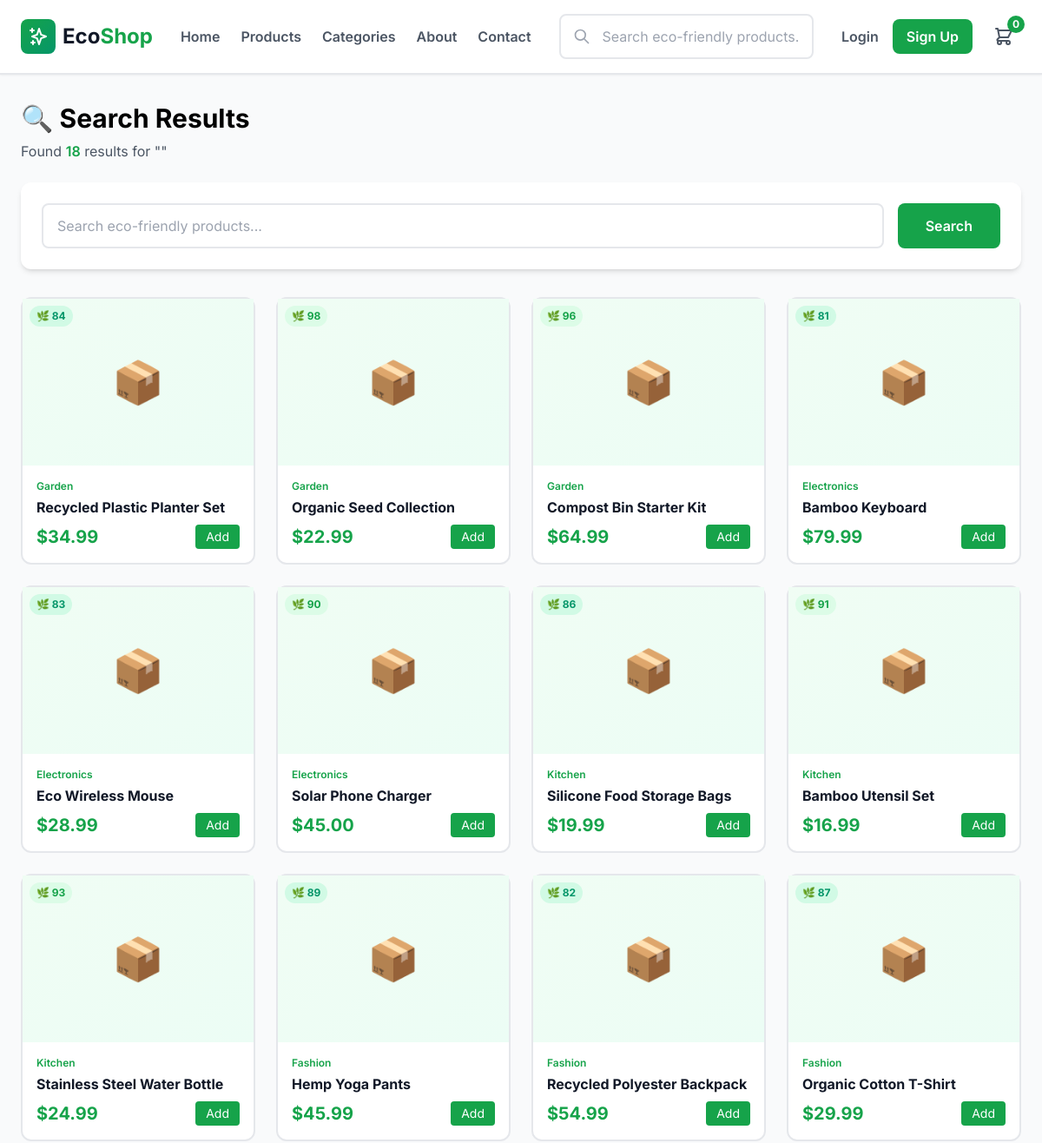
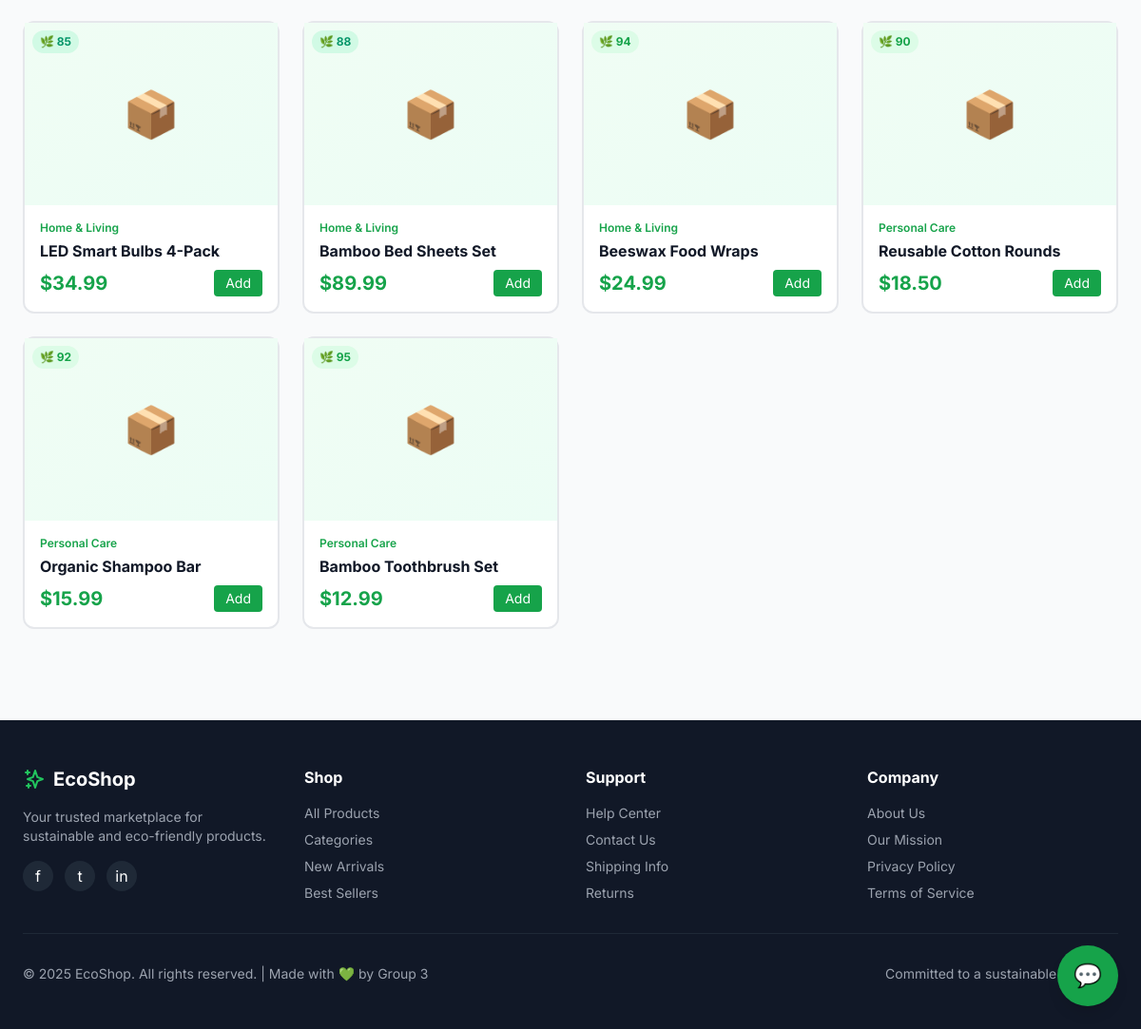
The app's page /products/search/ with its own data (2 pictures, top to bottom).
### products/models.py (models this page shows, shortened)
class Product(models.Model):
    name = models.CharField(max_length=255)
    slug = models.SlugField(max_length=255, unique=True, blank=True)
    description = models.TextField()
    category = models.ForeignKey(Category, on_delete=models.CASCADE, related_name='products')
    seller = models.ForeignKey(settings.AUTH_USER_MODEL, on_delete=models.CASCADE, related_name='products')
    price = models.DecimalField(max_digits=10, decimal_places=2)
    compare_price = models.DecimalField(max_digits=10, decimal_places=2, blank=True, null=True)
    stock = models.IntegerField(default=0)
    eco_score = models.IntegerField(
        validators=[MinValueValidator(1), MaxValueValidator(100)],
        help_text="Sustainability score from 1 to 100"
    )
    eco_certifications = models.CharField(max_length=255, blank=True, help_text="e.g., Organic, Fair Trade")
    carbon_footprint = models.DecimalField(max_digits=10, decimal_places=2, default=0.00, help_text="CO2 in kg")
    recyclable = models.BooleanField(default=False)
    biodegradable = models.BooleanField(default=False)
    image = models.ImageField(upload_to='products/')
    image2 = models.ImageField(upload_to='products/', blank=True, null=True)
    image3 = models.ImageField(upload_to='products/', blank=True, null=True)
    is_active = models.BooleanField(default=True)
    is_featured = models.BooleanField(default=False)
    views_count = models.IntegerField(default=0)
    created_at = models.DateTimeField(auto_now_add=True)
    updated_at = models.DateTimeField(auto_now=True)
    class Meta:
        verbose_name = 'Product'
        verbose_name_plural = 'Products'
        ordering = ['-created_at']

class Category(models.Model):
    name = models.CharField(max_length=100, unique=True)
    slug = models.SlugField(max_length=100, unique=True, blank=True)
    icon = models.CharField(max_length=10, default='📦')  # Emoji icon
    description = models.TextField(blank=True)
    image = models.ImageField(upload_to='categories/', blank=True, null=True)
    created_at = models.DateTimeField(auto_now_add=True)
    updated_at = models.DateTimeField(auto_now=True)
    class Meta:
        verbose_name = 'Category'
        verbose_name_plural = 'Categories'
        ordering = ['name']

### products/views.py (the view, shortened to what this page needs)
# urls.py: path('search/', views.product_search_view, name='search'),
def product_search_view(request):
    form = ProductSearchForm(request.GET or None)
    products = Product.objects.filter(is_active=True)
    if request.user.is_authenticated:
        track_user_activity(request, 'Product Search')
    context = {
        'form': form,
        'products': products,
        'search_query': request.GET.get('query', ''),
        'categories': Category.objects.all(),
    }
    return render(request, 'products/search_results.html', context)

### core/context_processors.py (called while the page is built)
def cart_count(request):
    cart_count = 0
    if request.user.is_authenticated:
        try:
            cart = Cart.objects.get(user=request.user)
            cart_count = cart.total_items
        except Cart.DoesNotExist:
            cart_count = 0
    elif 'cart_session_key' in request.session:
        try:
            cart = Cart.objects.get(session_key=request.session['cart_session_key'])
            cart_count = cart.total_items
        except Cart.DoesNotExist:
            cart_count = 0
    return {
        'cart_count': cart_count
    }

### templates/products/search_results.html (shortened to what this page needs)
{% extends 'base.html' %}
{% block content %}
<div class="max-w-7xl mx-auto px-6 py-8">
    <div class="mb-6">
        <h1 class="text-3xl font-bold mb-2">🔍 Search Results</h1>
        <p class="text-gray-600">
            {% if products %}
                Found <span class="font-semibold text-green-600">{{ products|length }}</span> results for ""
            {% else %}
                No results for "<span class="font-semibold">{{ query }}</span>"
            {% endif %}
        </p>
    </div>
    <div class="bg-white rounded-xl shadow-md p-6 mb-8">
        <form method="GET" action="{% url 'products:search' %}" class="flex gap-4">
            <input type="text" name="query" value="{{ query }}" placeholder="Search eco-friendly products..."
                   class="flex-1 px-4 py-3 border-2 border-gray-200 rounded-lg focus:border-green-500 focus:outline-none">
            <button type="submit" class="bg-green-600 text-white px-8 py-3 rounded-lg font-semibold hover:bg-green-700 transition">
                Search
            </button>
        </form>
    </div>
    {% if products %}
    <div class="grid grid-cols-4 gap-6">
        {% for product in products %}
        <div class="bg-white rounded-xl border-2 border-gray-200 hover:border-green-500 hover:shadow-xl transition-all">
            <div class="relative bg-gradient-to-br from-green-50 to-emerald-50 p-6 h-48 flex items-center justify-center">
                {% if product.image and product.image.name %}
                <img src="{{ product.image.url }}" alt="{{ product.name }}" class="max-h-full max-w-full object-contain">
                {% else %}
                <div class="text-5xl">📦</div>
                {% endif %}
                <div class="absolute top-2 left-2 px-2 py-1 rounded-full font-bold text-xs {% if product.eco_score >= 90 %}bg-green-100 text-green-600{% else %}bg-emerald-100 text-emerald-600{% endif %}">
                    🌿 {{ product.eco_score }}
                </div>
            </div>
            <div class="p-4">
                <div class="text-xs text-green-600 font-semibold mb-1">{{ product.category.name }}</div>
                <h3 class="font-bold text-gray-900 mb-2">
                    <a href="{% url 'products:product_detail' product.slug %}" class="hover:text-green-600">{{ product.name|truncatewords:5 }}</a>
                </h3>
                <div class="flex justify-between items-center">
                    <div class="text-xl font-bold text-green-600">${{ product.price }}</div>
                    <form action="{% url 'orders:add_to_cart' product.id %}" method="post">
                        <button type="submit" class="bg-green-600 text-white px-3 py-1 rounded text-sm hover:bg-green-700">Add</button>
                    </form>
                </div>
            </div>
        </div>
        {% endfor %}
    </div>
    {% endif %}
</div>
{% endblock %}

### templates/base.html (style rules this page uses)
* { font-family: 'Inter', sans-serif; }

### records on screen
Product: eco_score "84", category.name "Garden", name "Recycled Plastic Planter Set", price "34.99"
Product: eco_score "98", category.name "Garden", name "Organic Seed Collection", price "22.99"
Product: eco_score "96", category.name "Garden", name "Compost Bin Starter Kit", price "64.99"
Product: eco_score "81", category.name "Electronics", name "Bamboo Keyboard", price "79.99"
Product: eco_score "83", category.name "Electronics", name "Eco Wireless Mouse", price "28.99"
Product: eco_score "90", category.name "Electronics", name "Solar Phone Charger", price "45.00"
Product: eco_score "86", category.name "Kitchen", name "Silicone Food Storage Bags", price "19.99"
Product: eco_score "91", category.name "Kitchen", name "Bamboo Utensil Set", price "16.99"
Product: eco_score "93", category.name "Kitchen", name "Stainless Steel Water Bottle", price "24.99"
Product: eco_score "89", category.name "Fashion", name "Hemp Yoga Pants", price "45.99"
Product: eco_score "82", category.name "Fashion", name "Recycled Polyester Backpack", price "54.99"
Product: eco_score "87", category.name "Fashion", name "Organic Cotton T-Shirt", price "29.99"
Product: eco_score "85", category.name "Home & Living", name "LED Smart Bulbs 4-Pack", price "34.99"
Product: eco_score "88", category.name "Home & Living", name "Bamboo Bed Sheets Set", price "89.99"
Product: eco_score "94", category.name "Home & Living", name "Beeswax Food Wraps", price "24.99"
Product: eco_score "90", category.name "Personal Care", name "Reusable Cotton Rounds", price "18.50"
Product: eco_score "92", category.name "Personal Care", name "Organic Shampoo Bar", price "15.99"
Product: eco_score "95", category.name "Personal Care", name "Bamboo Toothbrush Set", price "12.99"

### other values on screen
{{ cart_count|default:0 }} "0"
{{ products|length }} "18"
